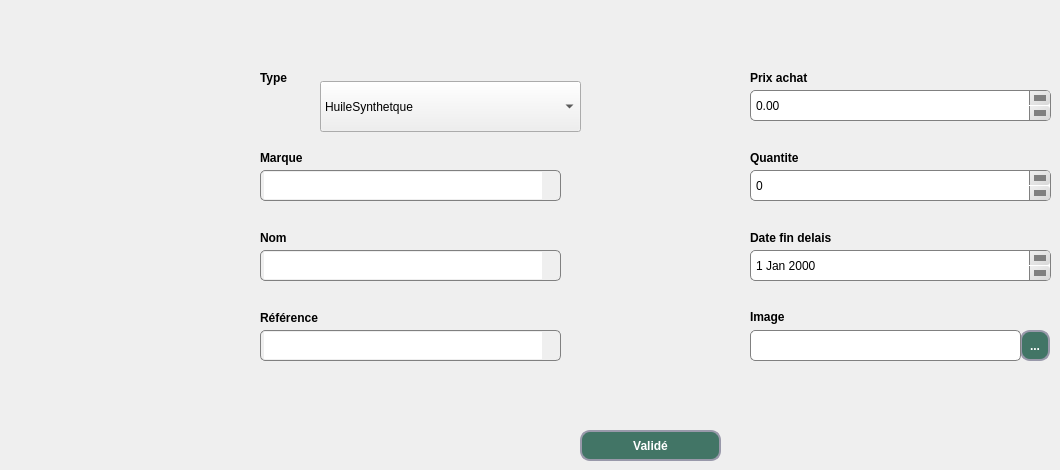
     <widget class="QWidget" name="tab_ajouter">
      <attribute name="title">
       <string>Ajouter stock</string>
      </attribute>
      <widget class="QLabel" name="label_6">
       <property name="geometry">
        <rect>
         <x>260</x>
         <y>70</y>
         <width>56</width>
         <height>16</height>
        </rect>
       </property>
       <property name="font">
        <font>
         <family>MS Shell Dlg 2</family>
         <pointsize>9</pointsize>
         <weight>75</weight>
         <italic>false</italic>
         <bold>true</bold>
        </font>
       </property>
       <property name="styleSheet">
        <string notr="true">QLabel{
font: 75 9pt &quot;MS Shell Dlg 2&quot;;
font-weight: bold;}
</string>
       </property>
       <property name="text">
        <string>Type</string>
       </property>
      </widget>
      <widget class="QLabel" name="label_7">
       <property name="geometry">
        <rect>
         <x>260</x>
         <y>230</y>
         <width>56</width>
         <height>16</height>
        </rect>
       </property>
       <property name="font">
        <font>
         <family>MS Shell Dlg 2</family>
         <pointsize>9</pointsize>
         <weight>75</weight>
         <italic>false</italic>
         <bold>true</bold>
        </font>
       </property>
       <property name="styleSheet">
        <string notr="true">QLabel{
font: 75 9pt &quot;MS Shell Dlg 2&quot;;
font-weight: bold;}
</string>
       </property>
       <property name="text">
        <string>Nom</string>
       </property>
      </widget>
      <widget class="QLabel" name="label_8">
       <property name="geometry">
        <rect>
         <x>260</x>
         <y>310</y>
         <width>91</width>
         <height>16</height>
        </rect>
       </property>
       <property name="font">
        <font>
         <family>MS Shell Dlg 2</family>
         <pointsize>9</pointsize>
         <weight>75</weight>
         <italic>false</italic>
         <bold>true</bold>
        </font>
       </property>
       <property name="styleSheet">
        <string notr="true">QLabel{
font: 75 9pt &quot;MS Shell Dlg 2&quot;;
font-weight: bold;}
</string>
       </property>
       <property name="text">
        <string>Référence</string>
       </property>
      </widget>
      <widget class="QLabel" name="label_9">
       <property name="geometry">
        <rect>
         <x>750</x>
         <y>70</y>
         <width>131</width>
         <height>16</height>
        </rect>
       </property>
       <property name="font">
        <font>
         <family>MS Shell Dlg 2</family>
         <pointsize>9</pointsize>
         <weight>75</weight>
         <italic>false</italic>
         <bold>true</bold>
        </font>
       </property>
       <property name="styleSheet">
        <string notr="true">QLabel{
font: 75 9pt &quot;MS Shell Dlg 2&quot;;
font-weight: bold;}
</string>
       </property>
       <property name="text">
        <string>Prix achat</string>
       </property>
      </widget>
      <widget class="QLabel" name="label_10">
       <property name="geometry">
        <rect>
         <x>260</x>
         <y>150</y>
         <width>56</width>
         <height>16</height>
        </rect>
       </property>
       <property name="font">
        <font>
         <family>MS Shell Dlg 2</family>
         <pointsize>9</pointsize>
         <weight>75</weight>
         <italic>false</italic>
         <bold>true</bold>
        </font>
       </property>
       <property name="styleSheet">
        <string notr="true">QLabel{
font: 75 9pt &quot;MS Shell Dlg 2&quot;;
font-weight: bold;}
</string>
       </property>
       <property name="text">
        <string>Marque</string>
       </property>
      </widget>
      <widget class="QPushButton" name="pushButton_ajouter">
       <property name="geometry">
        <rect>
         <x>580</x>
         <y>430</y>
         <width>141</width>
         <height>31</height>
        </rect>
       </property>
       <property name="autoFillBackground">
        <bool>false</bool>
       </property>
       <property name="styleSheet">
        <string notr="true">QPushButton{
background: rgb(66, 117, 102);
border-radius:10px;
border-style:solid;
border-width:2px;
border-color:#9999aa;
color:white;
font: 75 8pt &quot;MS Shell Dlg 2&quot;;
font-weight: bold;
}
QPushButton:enabled{
background-color: rgb(66, 117, 102);
color:white;
}

QPushButton:pressed{
background-color: qlineargradient(spread:pad, x1:0.5, y1:0.0342727, x2:0.5, y2:1, stop:0 rgba(0, 255, 255, 255), stop:1 rgba(255, 255, 255, 255));
color:#fffffe;
}

QPushButton:hover:!pressed{
background-color: rgb(221,222,217);
color:#0c2f70;
}

QPushButton:disabled{
background-color:rgb(66, 117, 102);
color:#ffffff;
}
</string>
       </property>
       <property name="text">
        <string>Validé</string>
       </property>
      </widget>
      <widget class="QDoubleSpinBox" name="doubleSpinBox_prix_achat">
       <property name="geometry">
        <rect>
         <x>750</x>
         <y>90</y>
         <width>301</width>
         <height>31</height>
        </rect>
       </property>
       <property name="styleSheet">
        <string notr="true">QDoubleSpinBox {
background: qlineargradient(x1:0, y1:0, x2:1, y2:0,
stop:0 #E1E1E1, stop: 0.4 #DDDDDD,
stop: 0.5 #D8D8D8, stop: 1.0 #D3D3D3);
border: 1px solid gray;
border-radius: 5px;
padding: 1px 18px 1px 3px;
}

QDoubleSpinBox::up-button {
subcontrol-origin: padding;
border-left-color: gray;
width: 20px;
border-left-style: solid;
subcontrol-position: top right;
border-down-width: 1px;
border-left-width: 1px;
border-top-right-radius: 3px;
border-bottom-right-radius: 3px;
background: qlineargradient(x1: 0, y1: 0, x2: 1, y2: 1, stop: 0 #f0f0f0, stop: 1 #d8d8d8);
}

QDoubleSpinBox::down-button {
subcontrol-position: bottom right;
subcontrol-origin: padding;
border-left-color: gray;
width: 20px;
border-left-width: 1px;
border-up-width: 1px;
border-left-style: solid;
border-top-right-radius: 3px;
border-bottom-right-radius: 3px;
background: qlineargradient(x1: 0, y1: 0, x2: 1, y2: 1, stop: 0 #f0f0f0, stop: 1 #d8d8d8);
}

QDoubleSpinBox::up-button:hover, QDateEdit::down-button:hover {
background-color: #F0F0F0;
}


QDoubleSpinBox::up-arrow {
width: 0;
height: 0;
border-style: solid;
border-width: 6px 6px 0 6px;
border-color: gray transparent transparent transparent;
}

QDoubleSpinBox::down-arrow {
width: 0;
height: 0;
border-style: solid;
border-width: 6px 6px 0 6px;
border-color: gray transparent transparent transparent;
}

QDoubleSpinBox::hover {
background: #d0d0d0;
}
QDoubleSpinBox::pressed {
background: #c8c8c8;
}
</string>
       </property>
      </widget>
      <widget class="QLabel" name="label_13">
       <property name="geometry">
        <rect>
         <x>750</x>
         <y>150</y>
         <width>131</width>
         <height>16</height>
        </rect>
       </property>
       <property name="font">
        <font>
         <family>MS Shell Dlg 2</family>
         <pointsize>9</pointsize>
         <weight>75</weight>
         <italic>false</italic>
         <bold>true</bold>
        </font>
       </property>
       <property name="styleSheet">
        <string notr="true">QLabel{
font: 75 9pt &quot;MS Shell Dlg 2&quot;;
font-weight: bold;}
</string>
       </property>
       <property name="text">
        <string>Quantite</string>
       </property>
      </widget>
      <widget class="QDateEdit" name="dateEdit">
       <property name="geometry">
        <rect>
         <x>750</x>
         <y>250</y>
         <width>301</width>
         <height>31</height>
        </rect>
       </property>
       <property name="styleSheet">
        <string notr="true">QDateEdit {
background: qlineargradient(x1:0, y1:0, x2:1, y2:0,
stop:0 #E1E1E1, stop: 0.4 #DDDDDD,
stop: 0.5 #D8D8D8, stop: 1.0 #D3D3D3);
border: 1px solid gray;
border-radius: 5px;
padding: 1px 18px 1px 3px;
}

QDateEdit::up-button {
subcontrol-origin: padding;
border-left-color: gray;
width: 20px;
border-left-style: solid;
subcontrol-position: top right;
border-down-width: 1px;
border-left-width: 1px;
border-top-right-radius: 3px;
border-bottom-right-radius: 3px;
background: qlineargradient(x1: 0, y1: 0, x2: 1, y2: 1, stop: 0 #f0f0f0, stop: 1 #d8d8d8);
}

QDateEdit::down-button {
subcontrol-position: bottom right;
subcontrol-origin: padding;
border-left-color: gray;
width: 20px;
border-left-width: 1px;
border-up-width: 1px;
border-left-style: solid;
border-top-right-radius: 3px;
border-bottom-right-radius: 3px;
background: qlineargradient(x1: 0, y1: 0, x2: 1, y2: 1, stop: 0 #f0f0f0, stop: 1 #d8d8d8);
}

QDateEdit::up-button:hover, QDateEdit::down-button:hover {
background-color: #F0F0F0;
}


QDateEdit::up-arrow {
width: 0;
height: 0;
border-style: solid;
border-width: 6px 6px 0 6px;
border-color: gray transparent transparent transparent;
}

QDateEdit::down-arrow {
width: 0;
height: 0;
border-style: solid;
border-width: 6px 6px 0 6px;
border-color: gray transparent transparent transparent;
}

QDateEdit::hover {
background: #d0d0d0;
}
QDateEdit::pressed {
background: #c8c8c8;
}
</string>
       </property>
      </widget>
      <widget class="QLabel" name="label_14">
       <property name="geometry">
        <rect>
         <x>750</x>
         <y>230</y>
         <width>131</width>
         <height>16</height>
        </rect>
       </property>
       <property name="font">
        <font>
         <family>MS Shell Dlg 2</family>
         <pointsize>9</pointsize>
         <weight>75</weight>
         <italic>false</italic>
         <bold>true</bold>
        </font>
       </property>
       <property name="styleSheet">
        <string notr="true">QLabel{
font: 75 9pt &quot;MS Shell Dlg 2&quot;;
font-weight: bold;}
</string>
       </property>
       <property name="text">
        <string>Date fin delais</string>
       </property>
      </widget>
      <widget class="QTextEdit" name="textEdit_marque">
       <property name="geometry">
        <rect>
         <x>260</x>
         <y>170</y>
         <width>301</width>
         <height>31</height>
        </rect>
       </property>
       <property name="styleSheet">
        <string notr="true">QTextEdit {
background: qlineargradient(x1:0, y1:0, x2:1, y2:0,
stop:0 #E1E1E1, stop: 0.4 #DDDDDD,
stop: 0.5 #D8D8D8, stop: 1.0 #D3D3D3);
border: 1px solid gray;
border-radius: 5px;
padding: 1px 18px 1px 3px;
}
QTextEdit::down-arrow {
width: 0;
height: 0;
border-style: solid;
border-width: 6px 6px 0 6px;
border-color: gray transparent transparent transparent;
}
QTextEdit::drop-down {
subcontrol-origin: padding;
subcontrol-position: top right;
width: 20px;
border-left-width: 1px;
border-left-color: gray;
border-left-style: solid;
border-top-right-radius: 3px;
border-bottom-right-radius: 3px;
background: qlineargradient(x1: 0, y1: 0, x2: 1, y2: 1, stop: 0 #f0f0f0, stop: 1 #d8d8d8);

}
QTextEdit::hover {
background: #d0d0d0;
}

QTextEdit::pressed {
background: #c8c8c8;
}
</string>
       </property>
      </widget>
      <widget class="QTextEdit" name="textEdit_nom">
       <property name="geometry">
        <rect>
         <x>260</x>
         <y>250</y>
         <width>301</width>
         <height>31</height>
        </rect>
       </property>
       <property name="styleSheet">
        <string notr="true">QTextEdit {
background: qlineargradient(x1:0, y1:0, x2:1, y2:0,
stop:0 #E1E1E1, stop: 0.4 #DDDDDD,
stop: 0.5 #D8D8D8, stop: 1.0 #D3D3D3);
border: 1px solid gray;
border-radius: 5px;
padding: 1px 18px 1px 3px;
}
QTextEdit::down-arrow {
width: 0;
height: 0;
border-style: solid;
border-width: 6px 6px 0 6px;
border-color: gray transparent transparent transparent;
}
QTextEdit::drop-down {
subcontrol-origin: padding;
subcontrol-position: top right;
width: 20px;
border-left-width: 1px;
border-left-color: gray;
border-left-style: solid;
border-top-right-radius: 3px;
border-bottom-right-radius: 3px;
background: qlineargradient(x1: 0, y1: 0, x2: 1, y2: 1, stop: 0 #f0f0f0, stop: 1 #d8d8d8);

}
QTextEdit::hover {
background: #d0d0d0;
}

QTextEdit::pressed {
background: #c8c8c8;
}
</string>
       </property>
      </widget>
      <widget class="QTextEdit" name="textEdit_reference">
       <property name="geometry">
        <rect>
         <x>260</x>
         <y>330</y>
         <width>301</width>
         <height>31</height>
        </rect>
       </property>
       <property name="styleSheet">
        <string notr="true">QTextEdit {
background: qlineargradient(x1:0, y1:0, x2:1, y2:0,
stop:0 #E1E1E1, stop: 0.4 #DDDDDD,
stop: 0.5 #D8D8D8, stop: 1.0 #D3D3D3);
border: 1px solid gray;
border-radius: 5px;
padding: 1px 18px 1px 3px;
}
QTextEdit::down-arrow {
width: 0;
height: 0;
border-style: solid;
border-width: 6px 6px 0 6px;
border-color: gray transparent transparent transparent;
}
QTextEdit::drop-down {
subcontrol-origin: padding;
subcontrol-position: top right;
width: 20px;
border-left-width: 1px;
border-left-color: gray;
border-left-style: solid;
border-top-right-radius: 3px;
border-bottom-right-radius: 3px;
background: qlineargradient(x1: 0, y1: 0, x2: 1, y2: 1, stop: 0 #f0f0f0, stop: 1 #d8d8d8);

}
QTextEdit::hover {
background: #d0d0d0;
}

QTextEdit::pressed {
background: #c8c8c8;
}
</string>
       </property>
      </widget>
      <widget class="QSpinBox" name="spinBox_quantite">
       <property name="geometry">
        <rect>
         <x>750</x>
         <y>170</y>
         <width>301</width>
         <height>31</height>
        </rect>
       </property>
       <property name="styleSheet">
        <string notr="true">QSpinBox {
background: qlineargradient(x1:0, y1:0, x2:1, y2:0,
stop:0 #E1E1E1, stop: 0.4 #DDDDDD,
stop: 0.5 #D8D8D8, stop: 1.0 #D3D3D3);
border: 1px solid gray;
border-radius: 5px;
padding: 1px 18px 1px 3px;
}

QSpinBox::up-button {
subcontrol-origin: padding;
border-left-color: gray;
width: 20px;
border-left-style: solid;
subcontrol-position: top right;
border-down-width: 1px;
border-left-width: 1px;
border-top-right-radius: 3px;
border-bottom-right-radius: 3px;
background: qlineargradient(x1: 0, y1: 0, x2: 1, y2: 1, stop: 0 #f0f0f0, stop: 1 #d8d8d8);
}

QSpinBox::down-button {
subcontrol-position: bottom right;
subcontrol-origin: padding;
border-left-color: gray;
width: 20px;
border-left-width: 1px;
border-up-width: 1px;
border-left-style: solid;
border-top-right-radius: 3px;
border-bottom-right-radius: 3px;
background: qlineargradient(x1: 0, y1: 0, x2: 1, y2: 1, stop: 0 #f0f0f0, stop: 1 #d8d8d8);
}

QSpinBox::up-button:hover, QDateEdit::down-button:hover {
background-color: #F0F0F0;
}


QSpinBox::up-arrow {
width: 0;
height: 0;
border-style: solid;
border-width: 6px 6px 0 6px;
border-color: gray transparent transparent transparent;
}

QSpinBox::down-arrow {
width: 0;
height: 0;
border-style: solid;
border-width: 6px 6px 0 6px;
border-color: gray transparent transparent transparent;
}

QSpinBox::hover {
background: #d0d0d0;
}
QSpinBox::pressed {
background: #c8c8c8;
}
</string>
       </property>
      </widget>
      <widget class="QToolButton" name="toolButton">
       <property name="geometry">
        <rect>
         <x>1020</x>
         <y>330</y>
         <width>30</width>
         <height>31</height>
        </rect>
       </property>
       <property name="styleSheet">
        <string notr="true">QToolButton{
background: rgb(66, 117, 102);
border-radius:10px;
border-style:solid;
border-width:2px;
border-color:#9999aa;
color:white;
font: 75 8pt &quot;MS Shell Dlg 2&quot;;
font-weight: bold;
}
QToolButton:enabled{
background-color: rgb(66, 117, 102);
color:white;
}

QToolButton:pressed{
background-color: qlineargradient(spread:pad, x1:0.5, y1:0.0342727, x2:0.5, y2:1, stop:0 rgba(0, 255, 255, 255), stop:1 rgba(255, 255, 255, 255));
color:#fffffe;
}

QToolButton:hover:!pressed{
background-color: rgb(221,222,217);
color:#0c2f70;
}

QToolButton:disabled{
background-color:rgb(66, 117, 102);
color:#ffffff;
}
</string>
       </property>
       <property name="text">
        <string>...</string>
       </property>
      </widget>
      <widget class="QLineEdit" name="lineEdit">
       <property name="geometry">
        <rect>
         <x>750</x>
         <y>330</y>
         <width>271</width>
         <height>31</height>
        </rect>
       </property>
       <property name="styleSheet">
        <string notr="true">
QLineEdit {
background: qlineargradient(x1:0, y1:0, x2:1, y2:0,
stop:0 #E1E1E1, stop: 0.4 #DDDDDD,
stop: 0.5 #D8D8D8, stop: 1.0 #D3D3D3);
border: 1px solid gray;
border-radius: 5px;
padding: 1px 18px 1px 3px;
}
QLineEdit::down-arrow {
width: 0;
height: 0;
border-style: solid;
border-width: 6px 6px 0 6px;
border-color: gray transparent transparent transparent;
}
QLineEdit::drop-down {
subcontrol-origin: padding;
subcontrol-position: top right;
width: 20px;
border-left-width: 1px;
border-left-color: gray;
border-left-style: solid;
border-top-right-radius: 3px;
border-bottom-right-radius: 3px;
background: qlineargradient(x1: 0, y1: 0, x2: 1, y2: 1, stop: 0 #f0f0f0, stop: 1 #d8d8d8);

}
QLineEdit::hover {
background: #d0d0d0;
}

QLinetEdit::pressed {
background: #c8c8c8;
}
</string>
       </property>
      </widget>
      <widget class="QLabel" name="label_31">
       <property name="geometry">
        <rect>
         <x>750</x>
         <y>307</y>
         <width>131</width>
         <height>20</height>
        </rect>
       </property>
       <property name="font">
        <font>
         <family>MS Shell Dlg 2</family>
         <pointsize>9</pointsize>
         <weight>75</weight>
         <italic>false</italic>
         <bold>true</bold>
        </font>
       </property>
       <property name="styleSheet">
        <string notr="true">QLabel{
font: 75 9pt &quot;MS Shell Dlg 2&quot;;
font-weight: bold;}
</string>
       </property>
       <property name="text">
        <string>Image</string>
       </property>
      </widget>
      <widget class="QComboBox" name="comboBox_type">
       <property name="geometry">
        <rect>
         <x>320</x>
         <y>81</y>
         <width>261</width>
         <height>51</height>
        </rect>
       </property>
       <item>
        <property name="text">
         <string>HuileSynthetque</string>
        </property>
       </item>
       <item>
        <property name="text">
         <string>ProduitNet</string>
        </property>
       </item>
       <item>
        <property name="text">
         <string>HuileMinerale</string>
        </property>
       </item>
       <item>
        <property name="text">
         <string>Cake</string>
        </property>
       </item>
       <item>
        <property name="text">
         <string>Sucre</string>
        </property>
       </item>
       <item>
        <property name="text">
         <string>Eau</string>
        </property>
       </item>
       <item>
        <property name="text">
         <string>Jus</string>
        </property>
       </item>
       <item>
        <property name="text">
         <string>Chocolat</string>
        </property>
       </item>
      </widget>
     </widget>
